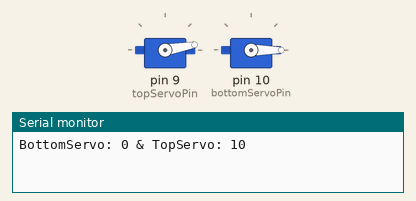
Bench run of a sketch on a simulated Arduino Uno, built with avr-gcc and run on an emulated ATmega328P. Parts: 2 × servo, the last lines printed to the serial monitor.

Above: at 0.1 s.
At 9.1 s:
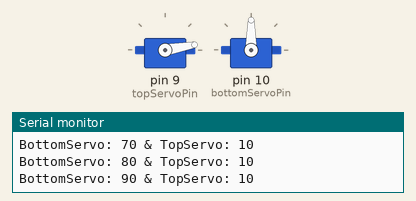
At 18.1 s:
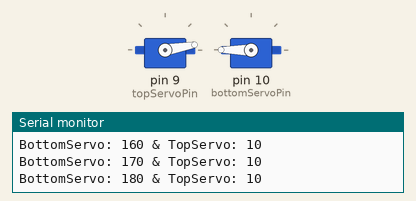
At 39.1 s:
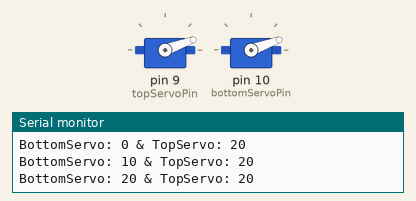
Timing chart, 0 to 40.0 s (numbered marks = the images above):
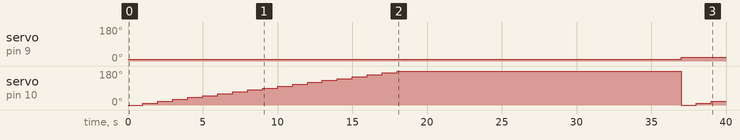

Measured:
- by itself, servo on pin 9 (topServoPin): 10° → 20° at 37.0 s
- by itself, servo on pin 10 (bottomServoPin): 0° → 10° at 1.0 s, → 20° 1.0 s later, → 30° 1.0 s later, → 40° 1.0 s later, … (21 changes in this stretch)

The sketch:

GimbalPlatformMushroomPose.ino
```cpp
#include <Servo.h>

// Create servo objects
Servo topServo;
Servo bottomServo;

// Pin numbers for the servos
#define topServoPin 9
#define bottomServoPin 10

// Rest time between servo movements in milliseconds
const int restTime= 1000;

void setup() {
  // Attach the servo objects to the respective pins
  topServo.attach(topServoPin);
  bottomServo.attach(bottomServoPin);

  // Initialize the servos to the center position (90 degrees)
  topServo.write(90);
  bottomServo.write(0);

  // Set up serial communication at 9600 baud rate
  Serial.begin(9600);
}

void loop() {

  for (int  topServoAngle=10; topServoAngle <= 360; topServoAngle+= 10){
    // Top Servo Control
    // First rotation start with yaw=10 degrees w.r.t vertical axis going though the middle of mushroom stem
    // Yaw is -90 to +90 and pitch is 0 to 360
    topServo.write(topServoAngle);
    // Bottom Servo Control
    for (int  bottomServoAngle=0; bottomServoAngle <= 360; bottomServoAngle+= 10){
      // Debuigging purpose
      if (bottomServoAngle > 180){
        Serial.println("BottomServo: " + String(bottomServoAngle) + " & TopServo: " + String(-topServoAngle));
      }
      else{
        Serial.println("BottomServo: " + String(bottomServoAngle) + " & TopServo: " + String(topServoAngle));
      }

      // Logic to move the servos in a fashion required
      bottomServo.write(bottomServoAngle);
      delay(restTime); // time delay between two poses
    }
    if (topServoAngle==360){
      topServo.write(90);
      bottomServo.write(0);
      Serial.println("Going back to Default pose; Whole Gimbal cycle Completed!");
      //break;
    }
  }
  while(true){}

}
```
